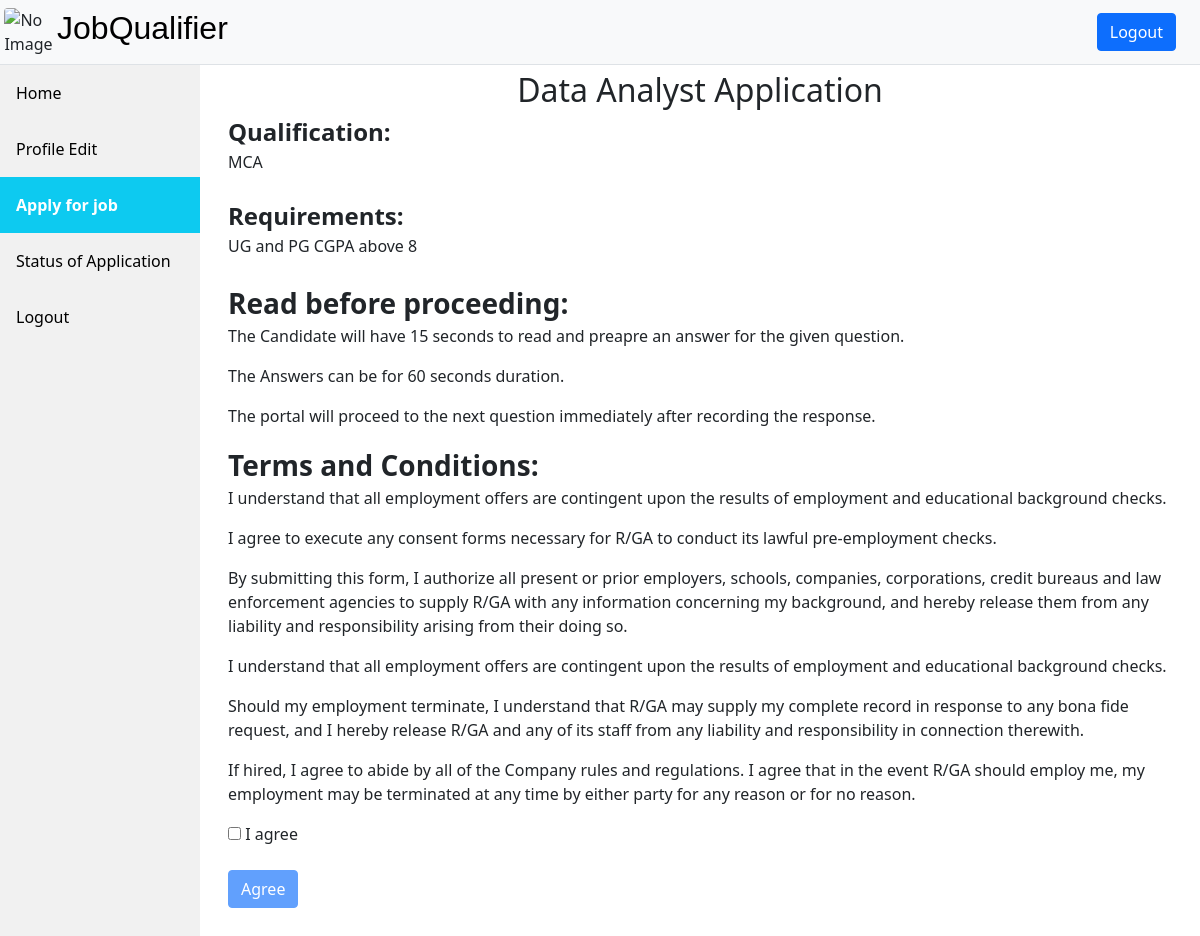
Screenshot of /candidate/terms.php?roleid=R00001 with the database file from the repository.
### tables this page shows
CREATE TABLE `roles` (
  `roleid` varchar(15) NOT NULL,
  `Name` varchar(25) NOT NULL,
  `requirement` varchar(100) NOT NULL,
  `qualification` varchar(100) NOT NULL,
  `last_date` date NOT NULL
);

### candidate/terms.php (the view, shortened to what this page needs)
<?php
  $conn = mysqli_connect("localhost","root","","jobqualifier");
    $rol = $_GET['roleid'];
    $roles = 'select `Name`,`qualification`,`requirement` from roles where roleid = \''.$rol.'\';';
    $result = mysqli_query($conn,$roles);
?>
<!DOCTYPE html>
<html lang="en">
    <head>
        <link href="https://cdn.jsdelivr.net/npm/bootstrap@5.1.3/dist/css/bootstrap.min.css" rel="stylesheet">
        <link rel="stylesheet" href="../assets/index.css">
        <link rel="stylesheet" href="../assets/sidebar.css">
    </head>
    <body onload="allows()">
        <header class="d-flex flex-wrap justify-content-left py-2 border-bottom bg-light">
            <div class="d-flex align-items-center  me-md-auto">
                <img src="../assets/images/logo.webp" alt="No Image" id="logo" style="margin-left: 2%;" class="rounded">
                <h5 class="fs-2 companytitle" style="margin-left: 2%;">JobQualifier</h5>
            </div>
            <ul class="nav nav-pills align-items-center" style="margin-right:2%">
                <li class="nav-item">
                    <a href="../logout.php">
                        <input type="button" value="Logout"  class="btn btn-primary">
                    </a>
                </li>
            </ul>
        </header>
        <div class="sidebar">
            <a href="../candidatedashboard.php">Home</a>
            <a href="editProfile.php">Profile Edit</a>
            <a class="active"href="selectapplication.php">Apply for job</a>
            <a href="candidate/statusview.php">Status of Application</a>
            <a href="../logout.php">Logout</a>
        </div>
        <div class="content">
          <div class="container">
          <?php
                if($result){
                    if ($result->num_rows > 0) {
                        while($row = $result->fetch_assoc()) {
                            echo "<center><span class=\"fs-2\">";
                            echo $row['Name']." Application";
                            echo "</span></center>";
                            echo "<b class=\"fs-4\">Qualification:</b><br>\t\t\t\t\t\t\t".$row['qualification']."<br><br>";
                            echo "<b class=\"fs-4\">Requirements:</b><br>\t\t\t\t\t\t\t".$row['requirement']."<br><br>";
                        }
                    }
                }
            ?>
            <b class="fs-3">Read before proceeding:</b><br>
            <p>The Candidate will have 15 seconds to read and preapre an answer for the given question.</p>
            <p>The Answers can be for 60 seconds duration.</p>
            <p>The portal will proceed to the next question immediately after recording the response.</p>
            <b class="fs-3">Terms and Conditions:</b><br>
            <p>I understand that all employment offers are contingent upon the results of employment and educational background checks.</p>
            <p>I agree to execute any consent forms necessary for R/GA to conduct its lawful pre-employment checks.</p>
            <p>By submitting this form, I authorize all present or prior employers, schools, companies, corporations, credit bureaus and law enforcement agencies to supply R/GA with any information concerning my background, and hereby release them from any liability and responsibility arising from their doing so.</p>
            <p>I understand that all employment offers are contingent upon the results of employment and educational background checks. </p>
            <p>Should my employment terminate, I understand that R/GA may supply my complete record in response to any bona fide request, and I hereby release R/GA and any of its staff from any liability and responsibility in connection therewith.</p>
            <p>If hired, I agree to abide by all of the Company rules and regulations. I agree that in the event R/GA should employ me, my employment may be terminated at any time by either party for any reason or for no reason.</p>
            <input type="checkbox" name="cagreement" id="agreement" onchange="allows()"/> I agree<br><br>
            <button type="button" class="btn btn-primary" data-bs-toggle="modal" data-bs-target="#myModal" id="oapplication">Agree</button>
            </div>
            <br><br>
      </div>
</body>
</html>

### assets/index.css (style rules this page uses)
#logo { max-width: 50px; max-height: 50px; margin-left: 10%; }
.companytitle { font-family: 'Gill Sans', 'Gill Sans MT', Calibri, 'Trebuchet MS', sans-serif; color: black; }
header { overflow: auto; position:sticky; top:0; }

### assets/sidebar.css (style rules this page uses)
body { height: 100%; }
.sidebar { margin: 0; padding: 0; width: 200px; background-color: #f1f1f1; position: fixed; height: 100%; overflow: auto; }
.sidebar a { display: block; color: black; padding: 16px; text-decoration: none; }
.sidebar a.active { background-color: #0dcaf0 !important; color: white; font-weight: bold; }
div.content { margin-left: 200px; padding: 1px 16px; height: 100%; }

### rows the page displays
roles: Name "Data Analyst", qualification "MCA", requirement "UG and PG CGPA above 8"
